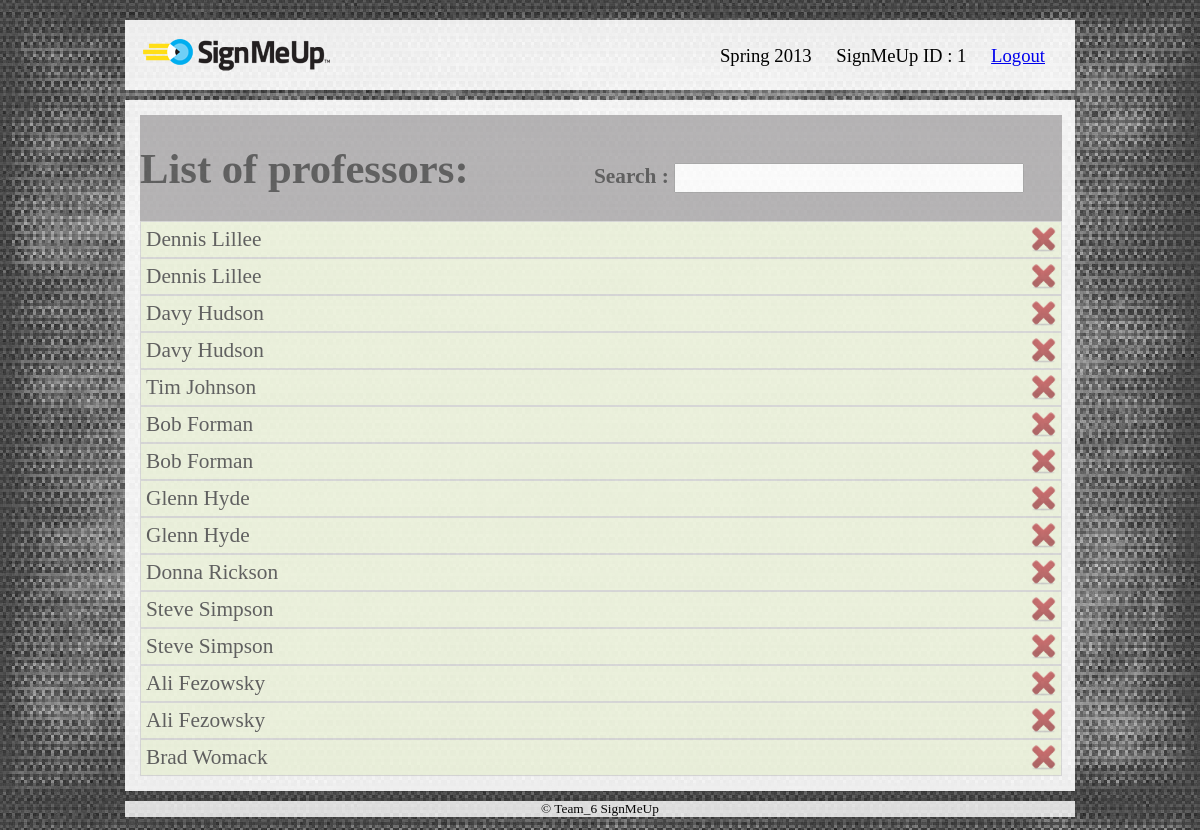
Screenshot of /faculty_info.php (signed in) with the database file from the repository.
### tables this page shows
CREATE TABLE IF NOT EXISTS `user_info` (
  `user_id` int(10) NOT NULL AUTO_INCREMENT,
  `user_type` varchar(20) NOT NULL,
  `first_name` varchar(70) NOT NULL,
  `middle_name` varchar(70) DEFAULT NULL,
  `last_name` varchar(70) NOT NULL,
  `user_email` varchar(70) NOT NULL,
  `alternate_email` varchar(70) DEFAULT NULL,
  `address` varchar(100) DEFAULT NULL,
  `phone_no` varchar(15) NOT NULL,
  `password` varchar(70) NOT NULL,
  PRIMARY KEY (`user_id`)
);

### faculty_info.php (the view, shortened to what this page needs)
<html>
<head>
<link rel="stylesheet" type="text/css" href="main2.css">
</head>
<body>
<div id="containerNew">
    <div class="header">
        <?php include("header.php"); ?>
    </div>
	<div class="middleContainer">
		<div class="middle">
		<h1 style="display:inline-block;margin-right:120px;">List of professors:</h1>
		<span style="display:inline-block;">
			<form id="live-search" action="" class="styled" method="post">
				<span style="font-weight: bold;">Search :</span>
				<input type="text" class="text-input" id="filter" value="" />
			</form>
		</span>
		<?php
			$sql = "SELECT * FROM user_info as a join professor_info as b on a.user_id=b.user_id WHERE user_type='professor'";
			$result = mysql_query($sql);
			if(!$result){
				echo 'Could not run query: ' . mysql_error();
				exit;
			}else{
				while ( $row = mysql_fetch_assoc($result) ){
					echo "<div class='flip'>".$row['first_name']." ".$row['last_name']."";
					echo "<a href='#'><input type='image' id='myimage' style='float:right; height:25px' src='images/delete.png' onclick='deleteMe(".$row['user_id'].")'/></a>";
					echo "</div>";
				}
			}
		?>
	</div>
	</div>
    <div class="footer">
        <center>
            &copy; Team_6 SignMeUp
        </center>
    </div>
</div>
</body>
</html>

### main2.css (style rules this page uses)
body { background-color:grey; font-size: 10pt; min-height: 100%; width : 100%; background:url('images/images1.jpg') repeat; margin: 0; }
#containerNew { position:relative; width:950px; height:100%; margin: 10px auto; }
.header { background:url('images/grey_overlay.png') repeat; padding:10px 15px 15px 15px; color:#000; margin-top: 20px; }
.middleContainer { background:url('images/grey_overlay.png') repeat; width : 100%; min-height : 566px; margin: 10px auto; position : relative; }
.middle, .tabbedPages { background-color:#8C898B; opacity: 0.6; margin: 15px; font-size: 16pt; color:black; width : 97%; position: absolute; }
.footer { background:url('images/grey_overlay.png') repeat; position:relative; padding:0px 15px 0px 15px; color:#000; bottom: 0px; opacity: 0.9; }
form { margin: 0 auto; width : 450px; }
form input[type="text"] { width: 350px; height: 30px; padding: 5px; }

### faculty_info.php (style rules this page uses)
.panel,.flip { padding:5px; background-color:#e5eecc; border:solid 1px #c3c3c3; }

### rows the page displays
user_info: first_name "Dennis", last_name "Lillee"
user_info: first_name "Davy", last_name "Hudson"
user_info: first_name "Tim", last_name "Johnson"
user_info: first_name "Bob", last_name "Forman"
user_info: first_name "Glenn", last_name "Hyde"
user_info: first_name "Donna", last_name "Rickson"
user_info: first_name "Steve", last_name "Simpson"
user_info: first_name "Ali", last_name "Fezowsky"
user_info: first_name "Brad", last_name "Womack"

### other values shown
CURRENT_SEM "Spring 2013"
$_SESSION['user_id'] "1"
